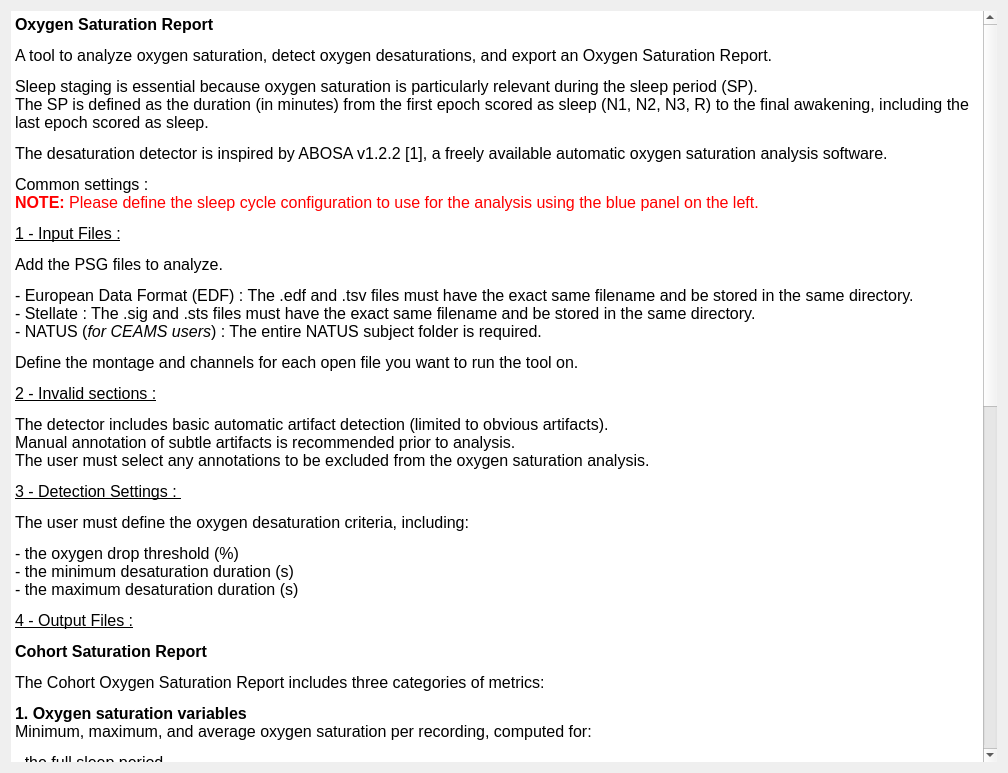
<?xml version="1.0" encoding="UTF-8"?>
<ui version="4.0">
 <class>IntroStep</class>
 <widget class="QWidget" name="IntroStep">
  <property name="geometry">
   <rect>
    <x>0</x>
    <y>0</y>
    <width>1008</width>
    <height>773</height>
   </rect>
  </property>
  <property name="windowTitle">
   <string/>
  </property>
  <property name="styleSheet">
   <string>font: 12pt &quot;Roboto&quot;;</string>
  </property>
  <layout class="QHBoxLayout" name="horizontalLayout">
   <item>
    <widget class="QTextEdit" name="textEdit">
     <property name="frameShape">
      <enum>QFrame::Shape::NoFrame</enum>
     </property>
     <property name="frameShadow">
      <enum>QFrame::Shadow::Plain</enum>
     </property>
     <property name="lineWidth">
      <number>0</number>
     </property>
     <property name="sizeAdjustPolicy">
      <enum>QAbstractScrollArea::SizeAdjustPolicy::AdjustToContents</enum>
     </property>
     <property name="readOnly">
      <bool>true</bool>
     </property>
     <property name="html">
      <string>&lt;!DOCTYPE HTML PUBLIC &quot;-//W3C//DTD HTML 4.0//EN&quot; &quot;http://www.w3.org/TR/REC-html40/strict.dtd&quot;&gt;
&lt;html&gt;&lt;head&gt;&lt;meta name=&quot;qrichtext&quot; content=&quot;1&quot; /&gt;&lt;meta charset=&quot;utf-8&quot; /&gt;&lt;style type=&quot;text/css&quot;&gt;
p, li { white-space: pre-wrap; }
hr { height: 1px; border-width: 0; }
li.unchecked::marker { content: &quot;\2610&quot;; }
li.checked::marker { content: &quot;\2612&quot;; }
&lt;/style&gt;&lt;/head&gt;&lt;body style=&quot; font-family:'Roboto'; font-size:12pt; font-weight:400; font-style:normal;&quot;&gt;
&lt;p style=&quot; margin-top:12px; margin-bottom:12px; margin-left:0px; margin-right:0px; -qt-block-indent:0; text-indent:0px;&quot;&gt;&lt;span style=&quot; font-weight:600;&quot;&gt;Oxygen Saturation Report&lt;/span&gt;&lt;/p&gt;
&lt;p style=&quot; margin-top:12px; margin-bottom:12px; margin-left:0px; margin-right:0px; -qt-block-indent:0; text-indent:0px;&quot;&gt;A tool to analyze oxygen saturation, detect oxygen desaturations, and export an Oxygen Saturation Report.&lt;/p&gt;
&lt;p style=&quot; margin-top:12px; margin-bottom:12px; margin-left:0px; margin-right:0px; -qt-block-indent:0; text-indent:0px;&quot;&gt;Sleep staging is essential because oxygen saturation is particularly relevant during the sleep period (SP).&lt;br /&gt;The SP is defined as the duration (in minutes) from the first epoch scored as sleep (N1, N2, N3, R) to the final awakening, including the last epoch scored as sleep.&lt;/p&gt;
&lt;p style=&quot; margin-top:12px; margin-bottom:12px; margin-left:0px; margin-right:0px; -qt-block-indent:0; text-indent:0px;&quot;&gt;The desaturation detector is inspired by ABOSA v1.2.2 [1], a freely available automatic oxygen saturation analysis software.&lt;/p&gt;
&lt;p style=&quot; margin-top:12px; margin-bottom:12px; margin-left:0px; margin-right:0px; -qt-block-indent:0; text-indent:0px;&quot;&gt;Common settings : &lt;br /&gt;&lt;span style=&quot; font-weight:700; color:#ff0000;&quot;&gt;NOTE:&lt;/span&gt;&lt;span style=&quot; color:#ff0000;&quot;&gt; Please define the sleep cycle configuration to use for the analysis using the blue panel on the left.&lt;/span&gt;&lt;/p&gt;
&lt;p style=&quot; margin-top:12px; margin-bottom:12px; margin-left:0px; margin-right:0px; -qt-block-indent:0; text-indent:0px;&quot;&gt;&lt;span style=&quot; text-decoration: underline;&quot;&gt;1 - Input Files :&lt;/span&gt;&lt;/p&gt;
&lt;p style=&quot; margin-top:12px; margin-bottom:12px; margin-left:0px; margin-right:0px; -qt-block-indent:0; text-indent:0px;&quot;&gt;Add the PSG files to analyze.&lt;/p&gt;
&lt;p style=&quot; margin-top:12px; margin-bottom:12px; margin-left:0px; margin-right:0px; -qt-block-indent:0; text-indent:0px;&quot;&gt;&lt;span style=&quot; font-family:'Roboto-Regular';&quot;&gt;- European Data Format (EDF) : The .edf and .tsv files must have the exact same filename and be stored in the same directory.&lt;br /&gt;- Stellate : The .sig and .sts files must have the exact same filename and be stored in the same directory.&lt;br /&gt;- NATUS (&lt;/span&gt;&lt;span style=&quot; font-family:'Roboto-Regular'; font-style:italic;&quot;&gt;for CEAMS users&lt;/span&gt;&lt;span style=&quot; font-family:'Roboto-Regular';&quot;&gt;) : &lt;/span&gt;&lt;span style=&quot; font-family:'MS Shell Dlg 2';&quot;&gt;The entire NATUS subject folder is required.&lt;/span&gt;&lt;/p&gt;
&lt;p style=&quot; margin-top:12px; margin-bottom:12px; margin-left:0px; margin-right:0px; -qt-block-indent:0; text-indent:0px;&quot;&gt;Define the montage and channels for each open file you want to run the tool on.&lt;/p&gt;
&lt;p style=&quot; margin-top:12px; margin-bottom:12px; margin-left:0px; margin-right:0px; -qt-block-indent:0; text-indent:0px;&quot;&gt;&lt;span style=&quot; text-decoration: underline;&quot;&gt;2 - Invalid sections :&lt;/span&gt;&lt;/p&gt;
&lt;p style=&quot; margin-top:12px; margin-bottom:12px; margin-left:0px; margin-right:0px; -qt-block-indent:0; text-indent:0px;&quot;&gt;The detector includes basic automatic artifact detection (limited to obvious artifacts). &lt;br /&gt;Manual annotation of subtle artifacts is recommended prior to analysis.&lt;br /&gt;The user must select any annotations to be excluded from the oxygen saturation analysis.&lt;/p&gt;
&lt;p style=&quot; margin-top:12px; margin-bottom:12px; margin-left:0px; margin-right:0px; -qt-block-indent:0; text-indent:0px;&quot;&gt;&lt;span style=&quot; text-decoration: underline;&quot;&gt;3 - Detection Settings : &lt;/span&gt;&lt;/p&gt;
&lt;p style=&quot; margin-top:12px; margin-bottom:12px; margin-left:0px; margin-right:0px; -qt-block-indent:0; text-indent:0px;&quot;&gt;The user must define the oxygen desaturation criteria, including:&lt;/p&gt;
&lt;p style=&quot; margin-top:12px; margin-bottom:12px; margin-left:0px; margin-right:0px; -qt-block-indent:0; text-indent:0px;&quot;&gt;- the oxygen drop threshold (%)&lt;br /&gt;- the minimum desaturation duration (s)&lt;br /&gt;- the maximum desaturation duration (s)&lt;/p&gt;
&lt;p style=&quot; margin-top:12px; margin-bottom:12px; margin-left:0px; margin-right:0px; -qt-block-indent:0; text-indent:0px;&quot;&gt;&lt;span style=&quot; text-decoration: underline;&quot;&gt;4 - Output Files :&lt;/span&gt;&lt;/p&gt;
&lt;p style=&quot; margin-top:12px; margin-bottom:12px; margin-left:0px; margin-right:0px; -qt-block-indent:0; text-indent:0px;&quot;&gt;&lt;span style=&quot; font-weight:700;&quot;&gt;Cohort Saturation Report&lt;/span&gt;&lt;/p&gt;
&lt;p style=&quot; margin-top:12px; margin-bottom:12px; margin-left:0px; margin-right:0px; -qt-block-indent:0; text-indent:0px;&quot;&gt;The Cohort Oxygen Saturation Report includes three categories of metrics:&lt;/p&gt;
&lt;p style=&quot; margin-top:12px; margin-bottom:12px; margin-left:0px; margin-right:0px; -qt-block-indent:0; text-indent:0px;&quot;&gt;&lt;span style=&quot; font-weight:700;&quot;&gt;1. Oxygen saturation variables&lt;/span&gt; &lt;br /&gt;Minimum, maximum, and average oxygen saturation per recording, computed for:&lt;/p&gt;
&lt;p style=&quot; margin-top:12px; margin-bottom:12px; margin-left:0px; margin-right:0px; -qt-block-indent:0; text-indent:0px;&quot;&gt;- the full sleep period&lt;br /&gt;- sleep halves and thirds&lt;br /&gt;- individual sleep cycles&lt;br /&gt;- sleep stages&lt;/p&gt;
&lt;p style=&quot; margin-top:12px; margin-bottom:12px; margin-left:0px; margin-right:0px; -qt-block-indent:0; text-indent:0px;&quot;&gt;&lt;span style=&quot; font-weight:700;&quot;&gt;2. Oxygen desaturation variables &lt;/span&gt;&lt;/p&gt;
&lt;p style=&quot; margin-top:12px; margin-bottom:12px; margin-left:0px; margin-right:0px; -qt-block-indent:0; text-indent:0px;&quot;&gt;- oxygen desaturation index (ODI, events per sleep hour)&lt;br /&gt;- desaturation severity (sum of areas under desaturation events, in percent·sec, over the sleep period)&lt;br /&gt;- percentage of sleep time spent in desaturation&lt;br /&gt;- average and median desaturation characteristics (duration, area, slope, drop)&lt;/p&gt;
&lt;p style=&quot; margin-top:12px; margin-bottom:12px; margin-left:0px; margin-right:0px; -qt-block-indent:0; text-indent:0px;&quot;&gt;&lt;span style=&quot; font-weight:700;&quot;&gt;3. Oxygen recovery variables &lt;/span&gt;&lt;/p&gt;
&lt;p style=&quot; margin-top:12px; margin-bottom:12px; margin-left:0px; margin-right:0px; -qt-block-indent:0; text-indent:0px;&quot;&gt;Index, severity, percentage of sleep time spent in recovery and the average and median recovery characteristics.&lt;/p&gt;
&lt;p style=&quot; margin-top:12px; margin-bottom:12px; margin-left:0px; margin-right:0px; -qt-block-indent:0; text-indent:0px;&quot;&gt;The &lt;span style=&quot; font-weight:700;&quot;&gt;Total Severity &lt;/span&gt;corresponds to the sum of the individual desaturation and recovery areas in percent*sec over the valid sleep period (sec).&lt;/p&gt;
&lt;p style=&quot; margin-top:12px; margin-bottom:12px; margin-left:0px; margin-right:0px; -qt-block-indent:0; text-indent:0px;&quot;&gt;All variables are computed for the total sleep period. &lt;br /&gt;Each recording is saved as a single row in the cohort report. New recordings are appended to the existing file.&lt;/p&gt;
&lt;p style=&quot; margin-top:12px; margin-bottom:12px; margin-left:0px; margin-right:0px; -qt-block-indent:0; text-indent:0px;&quot;&gt;The user specifies the file location to save the Cohort Oxygen Saturation Report.&lt;/p&gt;
&lt;p style=&quot; margin-top:12px; margin-bottom:12px; margin-left:0px; margin-right:0px; -qt-block-indent:0; text-indent:0px;&quot;&gt;&lt;span style=&quot; font-weight:700;&quot;&gt;Optional outputs&lt;/span&gt;&lt;/p&gt;
&lt;p style=&quot; margin-top:12px; margin-bottom:12px; margin-left:0px; margin-right:0px; -qt-block-indent:0; text-indent:0px;&quot;&gt;The detected desaturation and recovery events can be saved in the accessory file associated with the recording, for review.&lt;/p&gt;
&lt;p style=&quot; margin-top:12px; margin-bottom:12px; margin-left:0px; margin-right:0px; -qt-block-indent:0; text-indent:0px;&quot;&gt;Annotation for desaturation events : group = SpO2; name = desat_SpO2; &lt;br /&gt;Annotation for recovery events : group = SpO2; name = recovery_SpO2; &lt;/p&gt;
&lt;p style=&quot; margin-top:12px; margin-bottom:12px; margin-left:0px; margin-right:0px; -qt-block-indent:0; text-indent:0px;&quot;&gt;&lt;span style=&quot; font-family:'Lato','proxima-nova','Helvetica Neue','Arial','sans-serif'; font-size:16px; color:#404040; background-color:#fcfcfc;&quot;&gt;The user can select an output directory to save the following outputs for each recording :&lt;/span&gt;&lt;br /&gt;- A desaturation characteristics report, including:&lt;br /&gt;   - start time (s)&lt;br /&gt;   - duration (s)&lt;br /&gt;   - slope (%/s)&lt;br /&gt;   - depth (%)&lt;br /&gt;   - area (%*s)&lt;br /&gt;- The oxygen saturation graph, including saturation signal for the entire recording and invalid sections highlighted.&lt;/p&gt;
&lt;p style=&quot;-qt-paragraph-type:empty; margin-top:0px; margin-bottom:0px; margin-left:0px; margin-right:0px; -qt-block-indent:0; text-indent:0px;&quot;&gt;&lt;br /&gt;&lt;/p&gt;&lt;/body&gt;&lt;/html&gt;</string>
     </property>
    </widget>
   </item>
  </layout>
 </widget>
 <resources>
  <include location="../../../../../snooz-toolbox/src/main/python/ui/themes/themes.qrc"/>
 </resources>
 <connections/>
</ui>
